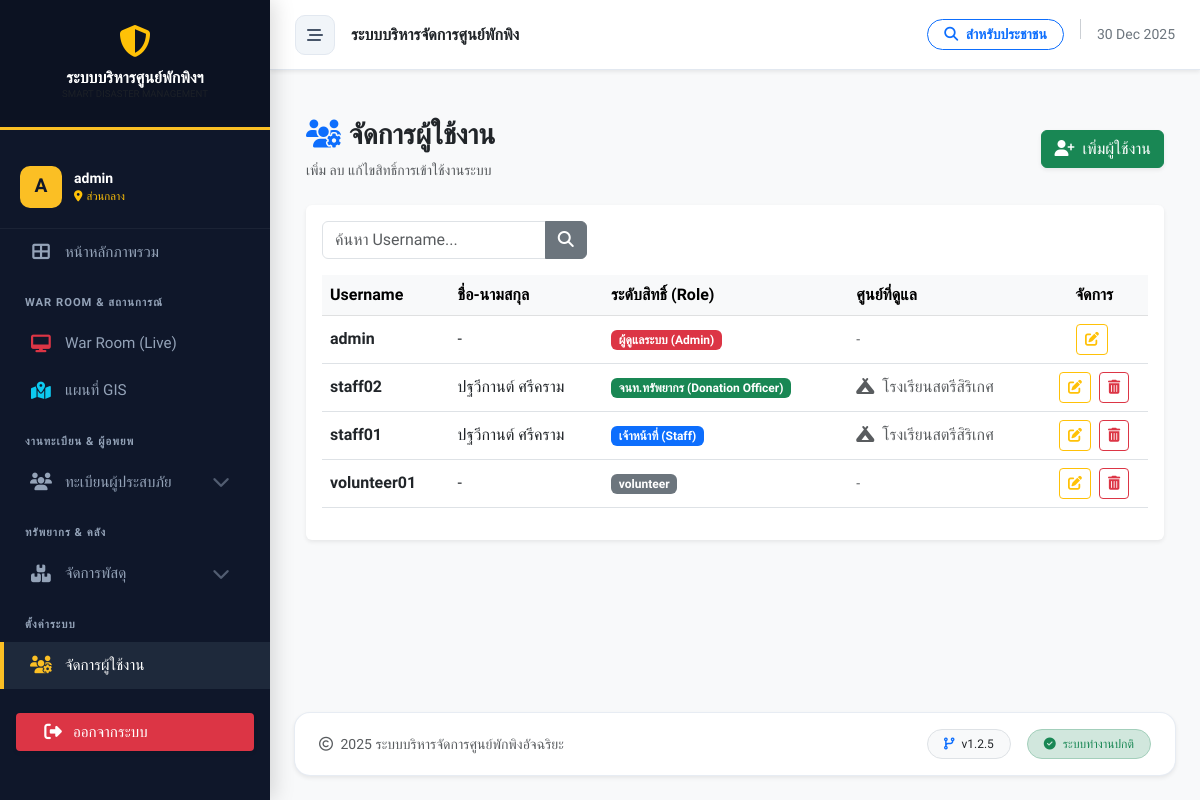
Screenshot of /user_manager.php (signed in) with the database file from the repository.
### tables this page shows
CREATE TABLE `users` (
  `id` int(11) NOT NULL,
  `username` varchar(50) NOT NULL COMMENT 'ชื่อผู้ใช้',
  `password` varchar(255) NOT NULL COMMENT 'รหัสผ่าน (Hashed)',
  `first_name` varchar(100) DEFAULT '',
  `last_name` varchar(100) DEFAULT '',
  `full_name` varchar(100) NOT NULL COMMENT 'ชื่อ-นามสกุล',
  `role` varchar(50) NOT NULL DEFAULT 'staff',
  `shelter_id` int(11) DEFAULT NULL COMMENT 'สังกัดศูนย์พักพิง',
  `created_at` timestamp NOT NULL DEFAULT current_timestamp(),
  `last_login` datetime DEFAULT NULL
);

CREATE TABLE `shelters` (
  `id` int(11) NOT NULL,
  `incident_id` int(11) NOT NULL COMMENT 'ผูกกับเหตุการณ์ไหน',
  `name` varchar(200) NOT NULL COMMENT 'ชื่อศูนย์',
  `location` text NOT NULL COMMENT 'ที่ตั้ง',
  `district` varchar(100) DEFAULT NULL,
  `province` varchar(100) DEFAULT NULL,
  `latitude` decimal(10,8) DEFAULT NULL,
  `longitude` decimal(11,8) DEFAULT NULL,
  `capacity` int(11) NOT NULL DEFAULT 0 COMMENT 'ความจุสูงสุด',
  `contact_person` varchar(255) DEFAULT NULL,
  `contact_phone` varchar(20) DEFAULT NULL,
  `status` enum('open','full','closed') NOT NULL DEFAULT 'open',
  `last_updated` datetime DEFAULT NULL,
  `created_at` datetime DEFAULT current_timestamp()
);

### user_manager.php (the view, shortened to what this page needs)
<?php
require_once 'config/db.php';
$search = $_GET['search'] ?? '';
$params = [];
$sql = "SELECT u.*, s.name as shelter_name
        FROM users u
        LEFT JOIN shelters s ON u.shelter_id = s.id
        WHERE 1=1";
$sql .= " ORDER BY u.role, u.username";
$stmt = $pdo->prepare($sql);
$stmt->execute($params);
$users = $stmt->fetchAll();
?>
<!DOCTYPE html>
<html lang="th">
<head>
    <link href="https://cdn.jsdelivr.net/npm/bootstrap@5.3.0/dist/css/bootstrap.min.css" rel="stylesheet">
    <link rel="stylesheet" href="https://cdnjs.cloudflare.com/ajax/libs/font-awesome/6.4.0/css/all.min.css">
</head>
<body class="bg-light">
<?php include 'includes/header.php'; ?>
<div class="container mt-4">
    <div class="d-flex justify-content-between align-items-center mb-4">
        <div>
            <h3 class="fw-bold text-dark"><i class="fas fa-users-cog text-primary me-2"></i>จัดการผู้ใช้งาน</h3>
            <p class="text-muted small mb-0">เพิ่ม ลบ แก้ไขสิทธิ์การเข้าใช้งานระบบ</p>
        </div>
        <button class="btn btn-success shadow-sm" onclick="openAddModal()">
            <i class="fas fa-user-plus me-1"></i> เพิ่มผู้ใช้งาน
        </button>
    </div>
    <div class="card shadow-sm border-0 mb-4">
        <div class="card-body">
            <form method="GET" class="row g-3 mb-3">
                <div class="col-md-4">
                    <div class="input-group">
                        <input type="text" name="search" class="form-control" placeholder="ค้นหา Username..." value="<?php echo htmlspecialchars($search); ?>">
                        <button class="btn btn-secondary" type="submit"><i class="fas fa-search"></i></button>
                    </div>
                </div>
            </form>
            <div class="table-responsive">
                <table class="table table-hover align-middle">
                    <thead class="table-light">
                        <tr>
                            <th>Username</th>
                            <th>ชื่อ-นามสกุล</th>
                            <th>ระดับสิทธิ์ (Role)</th>
                            <th>ศูนย์ที่ดูแล</th>
                            <th class="text-center">จัดการ</th>
                        </tr>
                    </thead>
                    <tbody>
                        <?php if(empty($users)): ?>
                            <tr><td colspan="5" class="text-center text-muted py-4">ไม่พบข้อมูลผู้ใช้งาน</td></tr>
                        <?php else: ?>
                            <?php foreach($users as $u):
                                $roleBadge = 'bg-secondary';
                                $roleText = $u['role'];
                                if ($u['role'] === 'admin') {
                                    $roleBadge = 'bg-danger';
                                    $roleText = 'ผู้ดูแลระบบ (Admin)';
                                } elseif ($u['role'] === 'staff') {
                                    $roleBadge = 'bg-primary';
                                    $roleText = 'เจ้าหน้าที่ (Staff)';
                                } elseif ($u['role'] === 'donation_officer') {
                                    $roleBadge = 'bg-success';
                                    $roleText = 'จนท.ทรัพยากร (Donation Officer)';
                                }
                                $firstName = $u['first_name'] ?? '';
                                $lastName = $u['last_name'] ?? '';
                                $fullName = trim($firstName . ' ' . $lastName);
                                if (empty($fullName)) $fullName = '-';
                                $userJson = htmlspecialchars(json_encode($u), ENT_QUOTES, 'UTF-8');
                            ?>
                            <tr>
                                <td class="fw-bold text-dark"><?php echo htmlspecialchars($u['username']); ?></td>
                                <td><?php echo htmlspecialchars($fullName); ?></td>
                                <td><span class="badge <?php echo $roleBadge; ?>"><?php echo $roleText; ?></span></td>
                                <td>
                                    <?php if($u['shelter_id']): ?>
                                        <span class="text-muted"><i class="fas fa-campground me-1"></i> <?php echo htmlspecialchars($u['shelter_name']); ?></span>
                                    <?php else: ?>
                                        <span class="text-muted small">-</span>
                                    <?php endif; ?>
                                </td>
                                <td class="text-center">
                                    <button class="btn btn-sm btn-outline-warning me-1" onclick='openEditModal(<?php echo $userJson; ?>)'>
                                        <i class="fas fa-edit"></i>
                                    </button>
                                    <?php if($u['id'] != $_SESSION['user_id']): ?>
                                        <button class="btn btn-sm btn-outline-danger" onclick="confirmDelete(<?php echo $u['id']; ?>, '<?php echo $u['username']; ?>')">
                                            <i class="fas fa-trash-alt"></i>
                                        </button>
                                    <?php endif; ?>
                                </td>
                            </tr>
                            <?php endforeach; ?>
                        <?php endif; ?>
                    </tbody>
                </table>
            </div>
        </div>
    </div>
</div>
<?php include 'includes/footer.php'; ?>
</body>
</html>

### assets/css/style.css (style rules this page uses)
:root { --sidebar-width: 280px; --sidebar-collapsed-width: 0px; --primary-color: #2563eb; --primary-dark: #1e40af; --bg-color: #f8fafc; --sidebar-bg: #0f172a; --text-color: #334155; --transition-speed: 0.3s; }
body { font-family: 'Sarabun', sans-serif; background-color: var(--bg-color); color: var(--text-color); overflow-x: hidden; }

### includes/header.php (style rules this page uses)
:root { --sidebar-width: 270px; --nav-bg: #0f172a; --nav-hover: #1e293b; --active-gold: #fbbf24; --text-main: #f1f5f9; --text-muted: #94a3b8; --body-bg: #f8fafc; }
body { font-family: 'Prompt', sans-serif; background-color: var(--body-bg); color: #334155; overflow-x: hidden; }

### rows the page displays
users: username "admin", fullName "-", role "ผู้ดูแลระบบ (Admin)"
users: username "staff02", fullName "ปฐวีกานต์ ศรีคราม", role "จนท.ทรัพยากร (Donation Officer)", shelter.name "โรงเรียนสตรีสิริเกศ"
users: username "staff01", fullName "ปฐวีกานต์ ศรีคราม", role "เจ้าหน้าที่ (Staff)", shelter.name "โรงเรียนสตรีสิริเกศ"
users: username "volunteer01", fullName "-", role "volunteer"

### other values shown
substr($_SESSION['username'] ?? 'U', 0, 1) "A"
$_SESSION['username'] "admin"
$user_shelter_name ?: 'ส่วนกลาง' "ส่วนกลาง"
